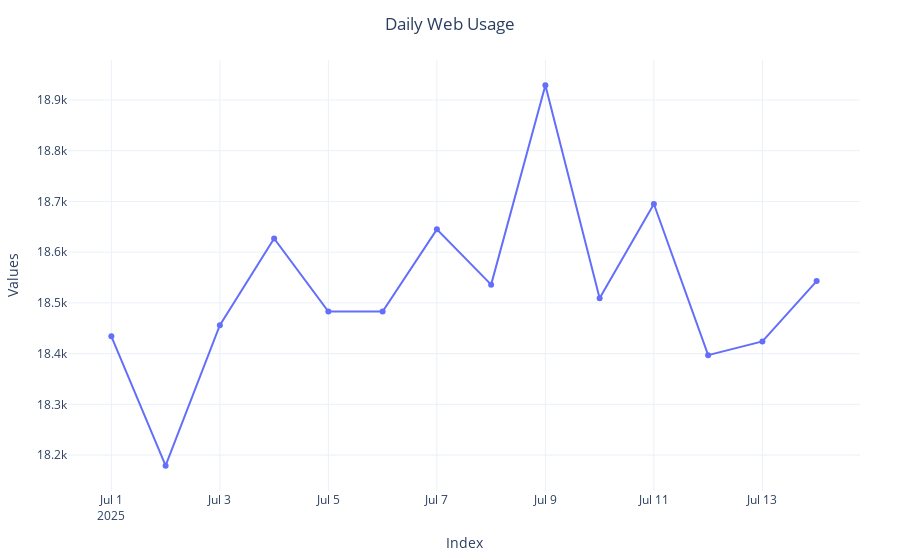

Notebook code cell kept with this figure:
### Code cell
scatter_plot_series(series=daily_web_usage, title="Daily Web Usage")

### Figure 1 — Plotly figure (JSON) as saved in the notebook; plotly's stock layout.template omitted (floating-point values rounded to 4 significant figures)
{"data": [{"hovertemplate": "<b>None</b><br>Index: %{x}<br>Value: %{y}<extra></extra>", "line": {"width": 2}, "marker": {"size": 6}, "mode": "markers+lines", "type": "scatter", "x": ["2025-07-01", "2025-07-02", "2025-07-03", "2025-07-04", "2025-07-05", "2025-07-06", "2025-07-07", "2025-07-08", "2025-07-09", "2025-07-10", "2025-07-11", "2025-07-12", "2025-07-13", "2025-07-14"], "y": [18434, 18179, 18456, 18627, 18483, 18483, 18645, 18536, 18929, 18509, 18695, 18397, 18424, 18543]}], "layout": {"legend": {"orientation": "h", "title": {"text": "Series"}, "x": 0.5, "xanchor": "center", "y": -0.2}, "margin": {"b": 40, "l": 40, "r": 40, "t": 60}, "title": {"text": "Daily Web Usage", "x": 0.5}, "xaxis": {"title": {"text": "Index"}}, "yaxis": {"title": {"text": "Values"}}}}
